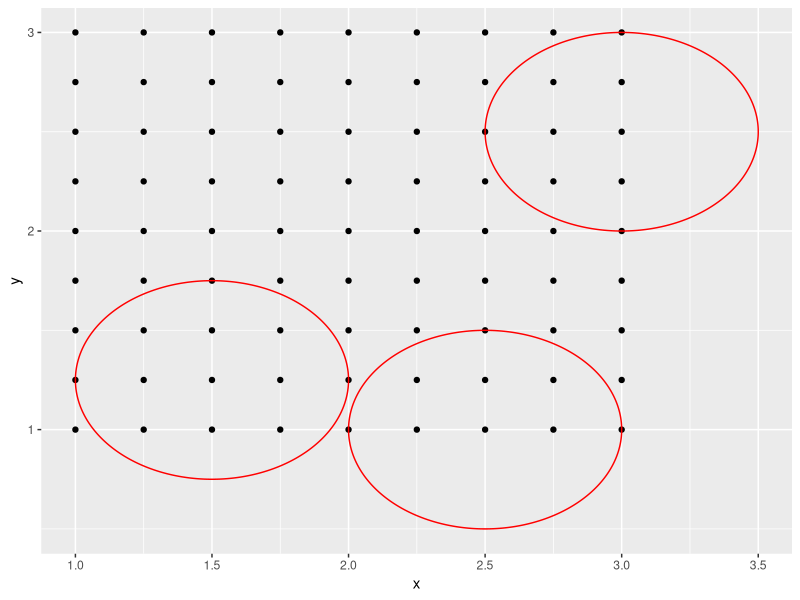
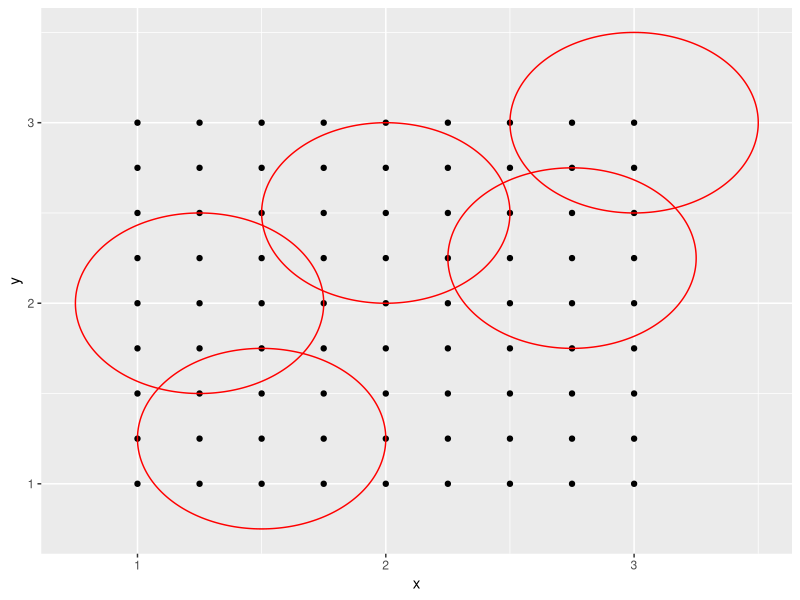

The R script that drew these images, in order:
## ---- chunk 1
library(tidyverse)
library(ggforce)
geom_circle()

## ---- chunk 2
n <- 3
cirkler <- function(n = 3, seed = NULL) {
  set.seed(seed)
  z <- seq(1, 3, 0.25)
  x0 <- sample(z, n)
  y0 <- sample(z, n)
  r <- 0.5
  df <- tibble(x0 = x0, y0 = y0, r = r)
  
  ggforce::geom_circle(
    data = df,
    mapping = aes(x0 = x0, y0 = y0, r = r),
    color = "red",
    fill = NA,
    inherit.aes = FALSE
  )
}
## ---- chunk 3
seq(1,3,0.25)


expand.grid(x = seq(1,3,0.25), y = seq(1,3,0.25)) |> 
  ggplot(aes(x,y)) +
  geom_point()  +
  cirkler()
  stat_circle(aes(x0 = 2, y0 = 2, r = 0.25))

## ---- chunk 4
expand.grid(x = seq(1,3,0.25), y = seq(1,3,0.25)) |>
  ggplot(aes(x, y)) +
  geom_point() +
  cirkler(n = 5)
